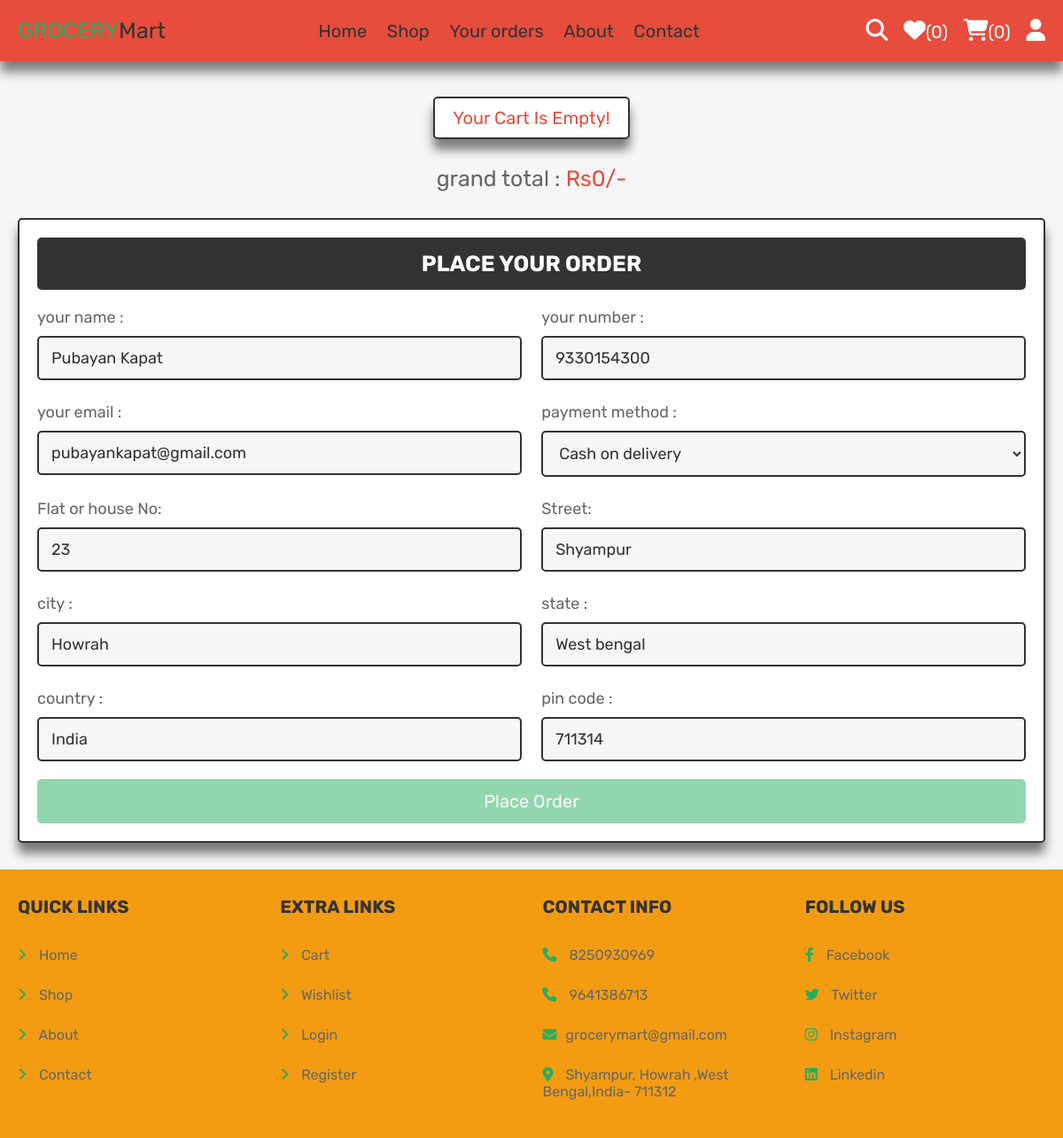
The app's page /checkout.php (signed in) with its own data.
### tables this page shows
CREATE TABLE `users` (
  `id` int(100) NOT NULL,
  `name` varchar(100) NOT NULL,
  `email` varchar(100) NOT NULL,
  `password` varchar(100) NOT NULL,
  `user_type` varchar(20) NOT NULL DEFAULT 'user',
  `image` varchar(100) NOT NULL,
  `ph_no` varchar(12) NOT NULL
);

CREATE TABLE `user_address` (
  `uid` int(100) NOT NULL,
  `ft_no` varchar(10) NOT NULL,
  `street` varchar(50) NOT NULL,
  `city` varchar(50) NOT NULL,
  `state` varchar(50) NOT NULL,
  `country` varchar(50) NOT NULL,
  `pin` varchar(15) NOT NULL
);

### checkout.php (the view, shortened to what this page needs)
<?php
@include 'config.php';
$user_id = $_SESSION['user_id'];
?>
<!DOCTYPE html>
<html lang="en">
<head>
   <link rel="stylesheet" href="https://cdnjs.cloudflare.com/ajax/libs/font-awesome/6.1.1/css/all.min.css">
   <link rel="stylesheet" href="css/style.css">
</head>
<body>
<?php include 'header.php'; ?>
<section class="display-orders">
   <?php
      $cart_grand_total = 0;
      $select_cart_items = $conn->prepare("SELECT * FROM `cart` WHERE user_id = ?");
      $select_cart_items->execute([$user_id]);
      if($select_cart_items->rowCount() > 0){
         while($fetch_cart_items = $select_cart_items->fetch(PDO::FETCH_ASSOC)){
            $cart_total_price = (($fetch_cart_items['price'] * $fetch_cart_items['quantity'])+$fetch_cart_items['charge']);
            $cart_grand_total += $cart_total_price;
   ?>
   <p> <?= $fetch_cart_items['name']; ?> <span><?= '(Rs'.$fetch_cart_items['price'].'/- x '. $fetch_cart_items['quantity'].')+'.$fetch_cart_items['charge'].'/-'; ?></span> </p>
   <?php
    }
   }else{
      echo '<p class="empty">your cart is empty!</p>';
   }
   ?>
   <div class="grand-total">grand total : <span>Rs<?= $cart_grand_total; ?>/-</span></div>
</section>
<section class="checkout-orders">
   <?php
    $select_add = $conn->prepare("SELECT * FROM `user_address` WHERE uid = ?");
    $select_add->execute([$user_id]);
    $fetch_add = $select_add->fetch(PDO::FETCH_ASSOC);
   ?>
   <form action="" method="POST">
      <h3>place your order</h3>
      <div class="flex">
         <div class="inputBox">
            <span>your name :</span>
            <input type="text" name="name" value="<?= $fetch_profile['name']; ?>" placeholder="enter your name" class="box" required>
         </div>
         <div class="inputBox">
            <span>your number :</span>
            <input type="number" name="number" value="<?= $fetch_profile['ph_no']; ?>" placeholder="enter your number" class="box" required>
         </div>
         <div class="inputBox">
            <span>your email :</span>
            <input type="email" name="email" value="<?= $fetch_profile['email']; ?>" placeholder="enter your email" class="box" required>
         </div>
         <div class="inputBox">
            <span>payment method :</span>
            <select name="method" class="box" required>
               <option value="cash on delivery">Cash on delivery</option>
            </select>
         </div>
         <div class="inputBox">
            <span>Flat or house No:</span>
            <input type="text" name="flat" placeholder="e.g. flat number" value="<?= $fetch_add['ft_no'];?>"  class="box" required>
         </div>
         <div class="inputBox">
            <span>Street:</span>
            <input type="text" name="street" value="<?= $fetch_add['street']; ?>" placeholder="e.g. street name" class="box" required>
         </div>
         <div class="inputBox">
            <span>city :</span>
            <input type="text" name="city" value="<?= $fetch_add['city']; ?>" placeholder="e.g. mumbai" class="box" required>
         </div>
         <div class="inputBox">
            <span>state :</span>
            <input type="text" name="state" value="<?= $fetch_add['state']; ?>" placeholder="e.g. maharashtra" class="box" required>
         </div>
         <div class="inputBox">
            <span>country :</span>
            <input type="text" name="country" value="<?= $fetch_add['country']; ?>" placeholder="e.g. India" class="box" required>
         </div>
         <div class="inputBox">
            <span>pin code :</span>
            <input type="number" min="0" name="pin_code" value="<?= $fetch_add['pin']; ?>" placeholder="e.g. 123456" class="box" required>
         </div>
      </div>
      <input type="submit" name="order" class="btn <?= ($cart_grand_total > 1)?'':'disabled'; ?>" value="place order">
   </form>
</section>
<?php include 'footer.php'; ?>
</body>
</html>

### css/style.css (style rules this page uses)
.display-orders { text-align: center; padding-bottom: 0; }
.display-orders p { display: inline-block; padding:1rem 2rem; margin:1rem .5rem; font-size: 2rem; text-align: center; border:var(--border); background-color: var(--white); box-shadow: var(--box-shadow); border-radius: .5rem; }
.display-orders .grand-total { margin-top: 2rem; font-size: 2.5rem; color:var(--light-color); }
.display-orders .grand-total span { color:var(--red); }
.checkout-orders form { padding:2rem; border:var(--border); background-color: var(--white); box-shadow: var(--box-shadow); border-radius: .5rem; }
.checkout-orders form h3 { border-radius: .5rem; background-color: var(--black); color:var(--white); padding:1.5rem 1rem; text-align: center; text-transform: uppercase; margin-bottom: 2rem; font-size: 2.5rem; }
.checkout-orders form .flex { display: flex; flex-wrap: wrap; gap:1.5rem; justify-content: space-between; }
.checkout-orders form .flex .inputBox { width: 49%; }
.checkout-orders form .flex .inputBox .box { width: 100%; border:var(--border); border-radius: .5rem; font-size: 1.8rem; color:var(--black); padding:1.2rem 1.4rem; margin:1rem 0; background-color: var(--light-bg); }
.checkout-orders form .flex .inputBox span { font-size: 1.8rem; color:var(--light-color); }

### css/components.css (style rules this page uses)
:root { --green:#27ae60; --orange:#f39c12; --red:#e74c3c; --black:#333; --light-color:#666; --white:#fff; --light-bg:#f6f6f6; --border:.2rem solid var(--black); --box-shadow:0 1.2rem 1.2rem rgba(0,0,0,.5); }
* { font-family: 'Rubik', sans-serif; margin:0; padding:0; box-sizing: border-box; outline: none; border:none; text-decoration: none; color:var(--black); }
body { background-color: var(--light-bg); }
html { font-size: 62.5%; overflow-x: hidden; scroll-behavior: smooth; scroll-padding-top: 6.5rem; }
section { padding:3rem 2rem; max-width: 1200px; margin:0 auto; }
.disabled { user-select: none; pointer-events: none; opacity: .5; }
.btn, .delete-btn, .option-btn { display: block; width: 100%; margin-top: 1rem; border-radius: .5rem; color:var(--white); font-size: 2rem; padding:1.3rem 3rem; text-transform: capitalize; cursor: pointer; text-align: center; }
.btn { background-color: var(--green); }
.empty { padding:1.5rem; background: var(--white); color:var(--red); border-radius: .5rem; border:var(--border); font-size: 2rem; text-align: center; box-shadow: var(--box-shadow); text-transform: capitalize; }

### records on screen
users: name "Pubayan Kapat", number "9330154300", email "pubayankapat@gmail.com"
user_address: flat "23", street "Shyampur", city "Howrah", state "West bengal", country "India", pin_code "711314"

### other values on screen
$count_wishlist_items->rowCount() "0"
$count_cart_items->rowCount() "0"
$cart_grand_total "0"
